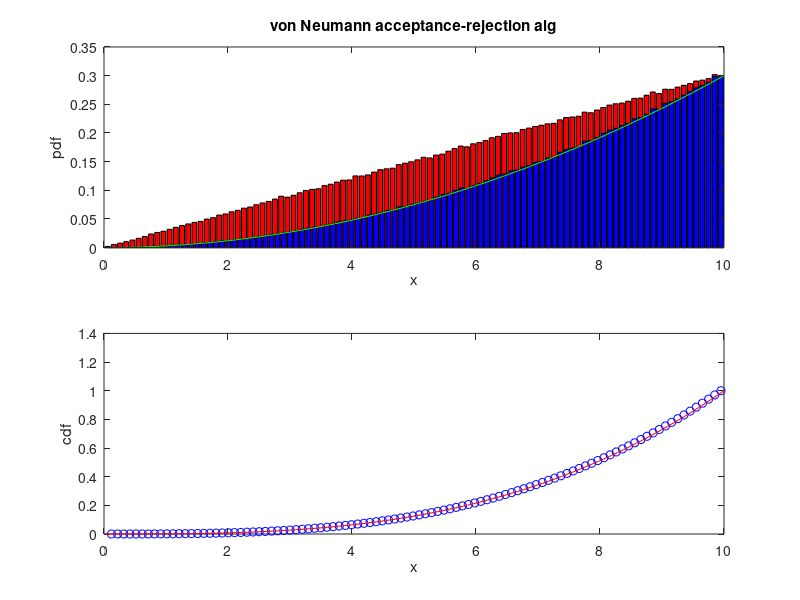

Source code (MATLAB):
clear all
N=1e6;
% C x^2 -> C x^3 / 3    C * 10^3 / 3   = 1
C = 3/10^3;
g = @(x) C*x.^2;
G = @(x) C*x.^3/3;

a = g(10)/10;
s = @(x)a*x;
S = @(x)a*x.^2/2;

%y = a x^2 /2
%2 y /a = x^2
%x = sqrt(2y/a)
invS = @(y) sqrt(2*y/a);


s1 = subplot(2,1,1)

our_random = zeros(1, N);
random_numbers = invS((S(10)-S(0))*rand(1,N));
acceptance_randoms = rand(1,N);
ratio = g(random_numbers)./s(random_numbers);
accepted = acceptance_randoms < ratio;

[m_backup, bin_backup] = hist(random_numbers, 100);     %histogram random numbers - losowych punktów z naszej pomocniczej dystrybucji
                                               %policzonych metodą odwrotnej dystrybuanty, z tego "łatwego" rozkładu
m_backup = m_backup/trapz(bin_backup, m_backup);        %normalizacja jak ongiś
bar(bin_backup, (S(10)-S(0)).*m_backup, "r");           %żeby to ładnie wyglądało to trzeba pomnożyć, inaczej z jakiegoś powodu jest za nisko - nie jestem pewien warum
hold on

our_random = random_numbers(accepted);
our_random = sort(our_random);
[m, bin] = hist(our_random, 100);
m = m/trapz(bin,m);
bar(bin, m, "b")                                          %zmieniony kolorek żeby było widoczne
hold on

NX = 100
x = linspace(0,10,NX);
our_cdf = cumtrapz(bin, m)
y = g(x);
plot(x,y, 'g-')                                           %kolorek
xlabel('x')
ylabel('pdf')
title('von Neumann acceptance-rejection alg')


w2 = subplot(2,1,2)
Expected = mean(our_random)
StandardDev = std(our_random)
Variance = var(our_random)
Mediana = median(our_random)
ExpectedA = quadgk(@(x) x.*g(x), 0, 10)%7.5
VarianceA= quadgk(@(x) (x-ExpectedA).^2.*g(x),0, 10);%3.75
search_kwantyla = @(x, a)(abs(G(x)-a))
[smiec, mediana_idx] = min(search_kwantyla(x, 0.5))
MedianAnalytical = x(mediana_idx)%5*2^(2/3)
StandardDevA = sqrt(VarianceA)
plot(bin,our_cdf, 'bo')
hold on
plot(x, G(x), 'r-');
xlabel('x')
ylabel('cdf')
fprintf('?\tSample\tNumerycznie\n');
fprintf('E\t%f\t%f\n', Expected, ExpectedA);
fprintf('Std\t%f\t%f\n', StandardDev, StandardDevA);
fprintf('Var\t%f\t%f\n', Variance, VarianceA);
fprintf('Med\t%f\t%f\n', Mediana, MedianAnalytical);
pause
